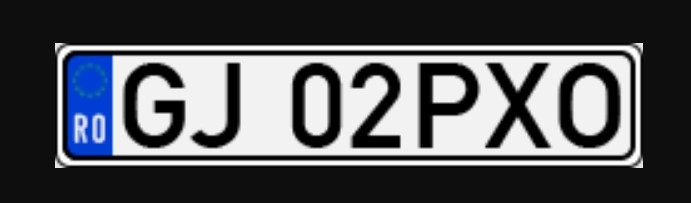
#> input picture test.jpg, 691 x 203 px
$ python PROIECTLP.py
#> lines starting #> are read from the running program, lines starting #| are printed output that depends on the picture; after the words box and inside, x2 and y2 are one past the last pixel; in counts of white or black regions, pixels touching at a corner belong together
import time
import tkinter as tk
import sys
import cv2
import imutils
import pytesseract
pytesseract.pytesseract.tesseract_cmd = 'C:\Program Files\Tesseract-OCR\\tesseract'
image = cv2.imread('test.jpg')
#> image is the input picture: shape (203, 691, 3); mean B, G, R 88.5, 84.5, 82.7
image = imutils.resize(image, width=450 )
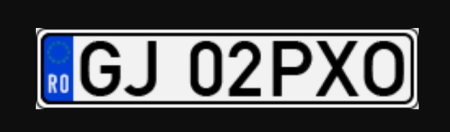
#> image: shape (132, 450, 3); mean B, G, R 88.5, 84.5, 82.7
cv2.imshow("poza originala", image)
cv2.waitKey(0)
gray_image = cv2.cvtColor(image, cv2.COLOR_BGR2GRAY)
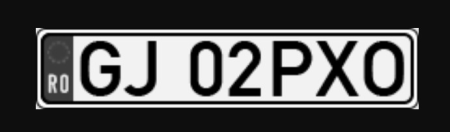
#> gray_image: shape (132, 450); min 0, max 255, mean 84.4
cv2.imshow("poza in alb-negru", gray_image)
cv2.waitKey(0)
gray_image = cv2.bilateralFilter(gray_image, 11, 17, 17)
cv2.imshow("poza netezita", gray_image)
cv2.waitKey(0)
edged = cv2.Canny(gray_image, 30, 200)
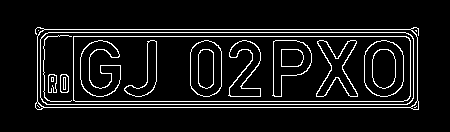
#> edged: shape (132, 450); 8.2% white in thin lines or dots, all inside (x1, y1, x2, y2) = (35, 27, 419, 110)
cv2.imshow("poza taiata", edged)
cv2.waitKey(0)
cnts,new = cv2.findContours(edged.copy(), cv2.RETR_LIST, cv2.CHAIN_APPROX_SIMPLE)
#> cnts = 40 contours, 8 with area under 20; largest, box (x1, y1, x2, y2) and area: (35, 27, 419, 110) 29646, (37, 29, 418, 108) 29552, (40, 32, 414, 105) 26786, (40, 32, 414, 105) 26766, (73, 36, 411, 102) 21885; new = 40 rows, first 6: [1, -1, -1, -1], [2, 0, -1, -1], [3, 1, -1, -1], [4, 2, -1, -1], [5, 3, -1, -1], [6, 4, -1, -1]
image1=image.copy()
cv2.drawContours(image1,cnts,-1,(0,255,0),3)
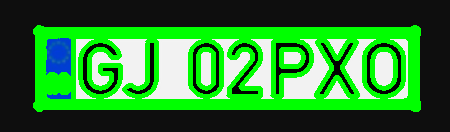
#> image1: shape (132, 450, 3); mean B, G, R 47.2, 127.2, 44
cv2.imshow("contururile",image1)
cv2.waitKey(0)
cnts = sorted(cnts, key = cv2.contourArea, reverse = True) [:30]
#> cnts = 30 contours; largest, box (x1, y1, x2, y2) and area: (35, 27, 419, 110) 29646, (37, 29, 418, 108) 29552, (40, 32, 414, 105) 26786, (40, 32, 414, 105) 26766, (73, 36, 411, 102) 21885
screenCnt = None
image2 = image.copy()
cv2.drawContours(image2,cnts,-1,(0,255,0),3)
cv2.imshow("primele 30 de contururi",image2)
cv2.waitKey(0)
i=7
for c in cnts:
        perimeter = cv2.arcLength(c, True)
        approx = cv2.approxPolyDP(c, 0.018 * perimeter, True)
        if len(approx) == 4:
                screenCnt = approx
                x, y, w, h = cv2.boundingRect(c)
                new_img = image[y:y + h, x:x + w]
                cv2.imwrite('./' + str(i) + '.png', new_img)
                i += 1
                break
#> this loop made 1 pass
#> (perimeter, screenCnt, x, y, w, h, i) on pass 1: (982.3, [[35, 29], [37, 109], [418, 109], [416, 27]], 35, 27, 384, 83, 8)
#> pass 1, `new_img = image[y:y + h, x:x + w]`:
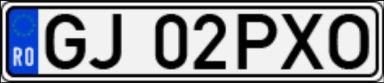
#> new_img: shape (83, 384, 3); mean B, G, R 152.9, 145.4, 142.1
#> after the loop, i = 8
cv2.drawContours(image, [screenCnt], -1, (0, 255, 0), 3)
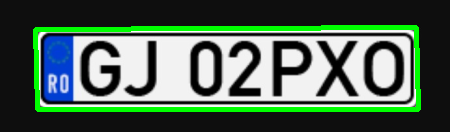
#> image: shape (132, 450, 3); 7.75% of pixels changed, all inside (x1, y1, x2, y2) = (33, 25, 421, 112)
cv2.imshow("numarul de inmatriculare detectat", image)
cv2.waitKey(0)
Cropped_loc = './7.png'
cv2.imshow("poza taiata final", cv2.imread(Cropped_loc))
#> (the run stopped early here; a loop or call above may not have finished)
